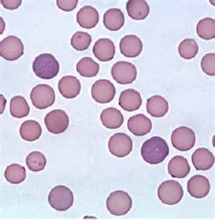
%> input picture sam52.jpg, 215 x 220 px, shrunk from 293 x 300 before the run, given in place of test1.jpg, which was not available
$ octave Gabor_demo.m   (GNU Octave 9; MATLAB toolbox functions it lacks are replaced by stand-ins)
%> lines starting %> are read from the running program, lines starting %| are printed output that depends on the picture; pictures that were not available may be replaced by others from this repository, and a replacement may not be noted
 %Read the original RGB input image
          image=imread('test1.jpg');
%> image is the input picture: size 220x215x3 uint8; mean R, G, B 209.1, 200.7, 219.3
      %convert it to gray scale
          image_gray=rgb2gray(image);
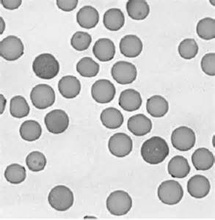
%> image_gray: size 220x215 uint8; min 40, max 255, mean 205.4
          image=im2double(image_gray);
%> image: size 220x215 double
          %show the image
          figure(1);
          imshow(image);
          title('Input Image');
          %Gabor filter size 7x7 and orientation 90 degree
      %declare the variables
          gamma=0.3; %aspect ratio
          psi=0; %phase
          theta=90; %orientation
          bw=2.8; %bandwidth or effective width
          lambda=3.5; % wavelength
          pi=180;
          [m,n]=size(image);
%> m = 220; n = 215
          gb=[m,n];
%> gb = [220 215]
          gb=uint8(gb);
          gb=im2double(gb);
%> gb = [0.863 0.843]
          for x=1:m
              for y=1:n
                    x_theta=image(x,y)*cos(theta)+image(x,y)*sin(theta);
                    y_theta=-image(x,y)*sin(theta)+image(x,y)*cos(theta);
                    disp(x_theta);
                    gb(x,y)= exp(-(x_theta.^2/2*bw^2+ gamma^2*y_theta.^2/2*bw^2))*cos(2*pi/lambda*x_theta+psi);
                    %disp(gb);
              end
          end
%> this loop made 220 passes
%> (printed output is left out)
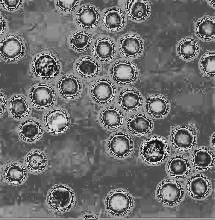
%> gb: size 220x215 double; min -0.847, max 0.899, mean -0.0877; drawn with min black and max white
          figure(2);
          imshow(gb);
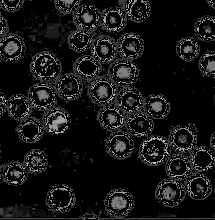
%> displayed picture: size 220x215, on the screen's scale of 0 to 255; min 0, max 229, mean 21.4
          title('filtered image');

$ run again, on sam1.jpg
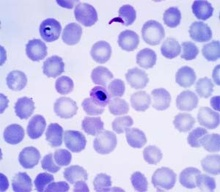
%> input picture sam1.jpg, 220 x 192 px, shrunk from 300 x 262 before the run, given in place of test1.jpg, which was not available
%> image is the input picture: size 192x220x3 uint8; mean R, G, B 198.2, 193.1, 239.1
%> image: size 192x220 double
%> the loop `for x=1:m` made 192 passes
%> (printed output is left out)
%> after the loop `for x=1:m`:
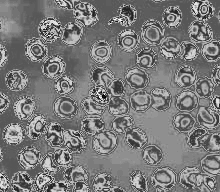
%> gb: size 192x220 double; min -0.99, max 0.974, mean -0.0424; drawn with min black and max white
%> `imshow(gb);`:
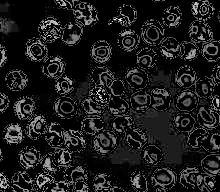
%> displayed picture: size 192x220, on the screen's scale of 0 to 255; min 0, max 248, mean 27.5

$ run again, on sam10.jpg
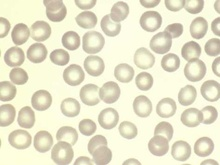
%> input picture sam10.jpg, 220 x 165 px, shrunk from 473 x 355 before the run, given in place of test1.jpg, which was not available
%> image is the input picture: size 165x220x3 uint8; mean R, G, B 232.9, 229.1, 202.9
%> image: size 165x220 double
%> the loop `for x=1:m` made 165 passes
%> (printed output is left out)
%> after the loop `for x=1:m`:
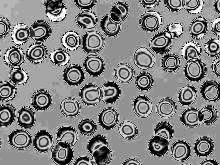
%> gb: size 165x220 double; min -0.448, max 0.514, mean 0.0452; drawn with min black and max white
%> `imshow(gb);`:
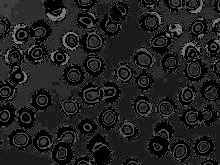
%> displayed picture: size 165x220, on the screen's scale of 0 to 255; min 0, max 131, mean 31.8
